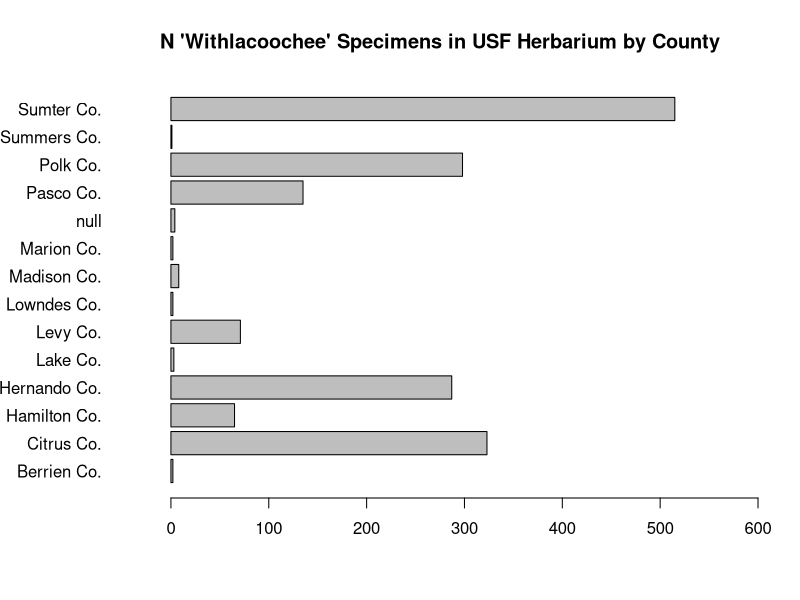
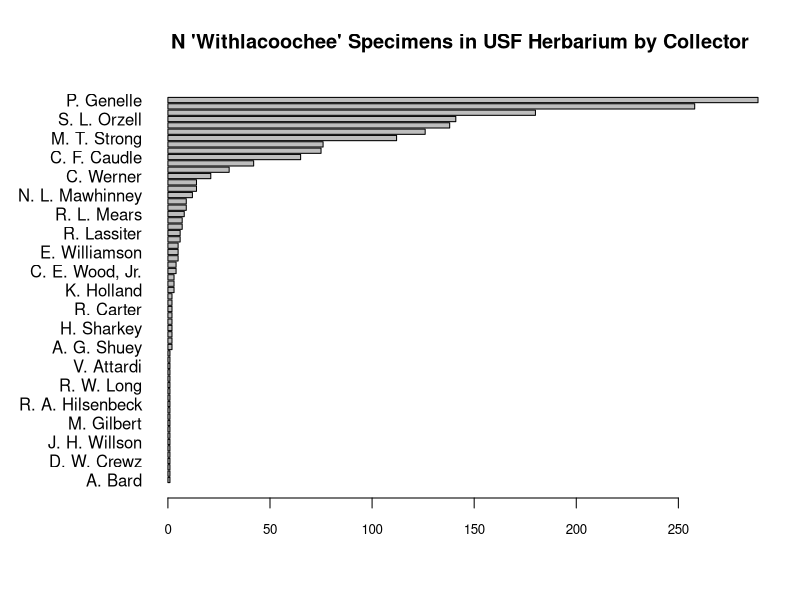
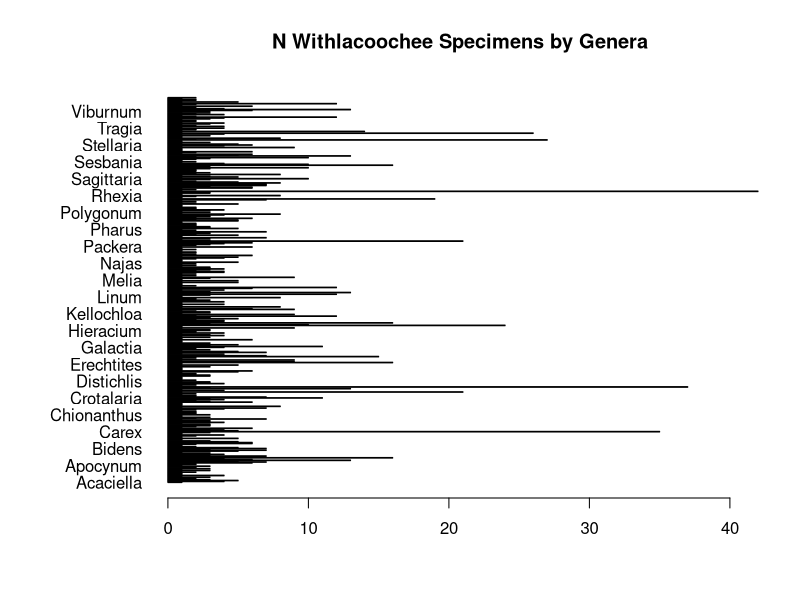
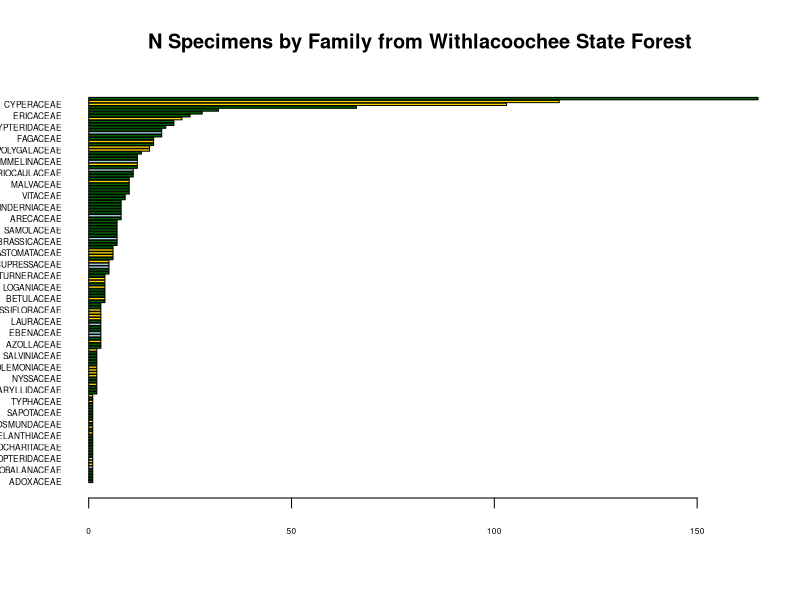
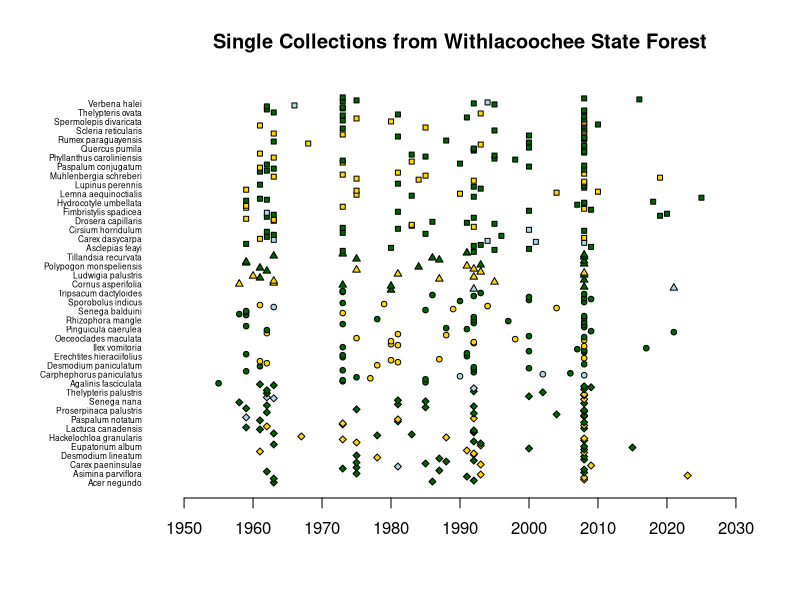
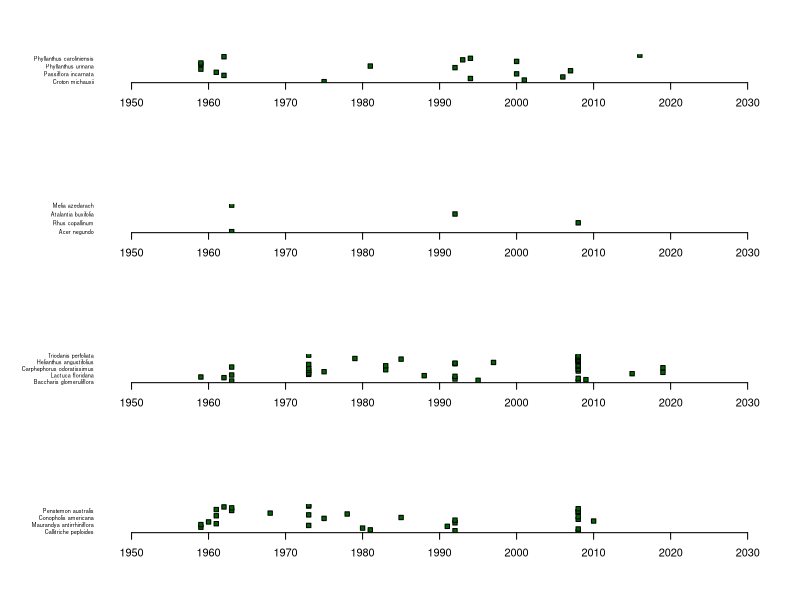
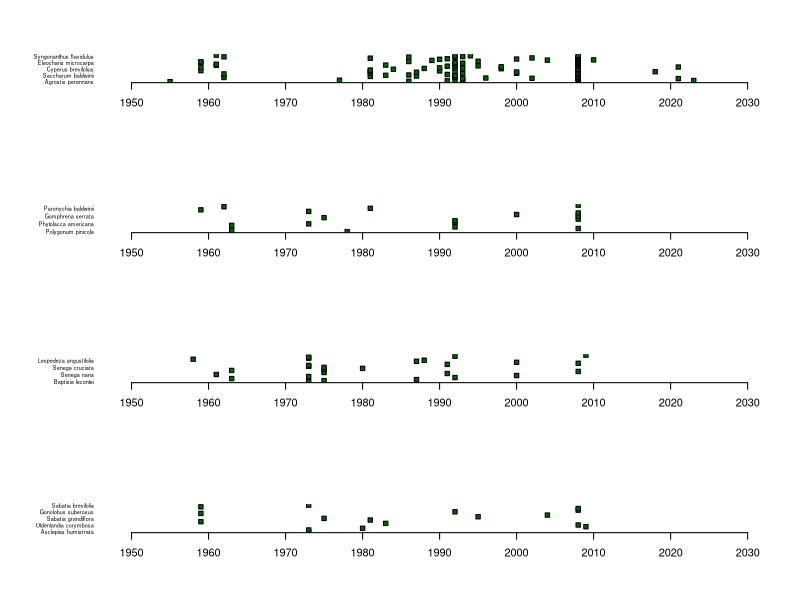
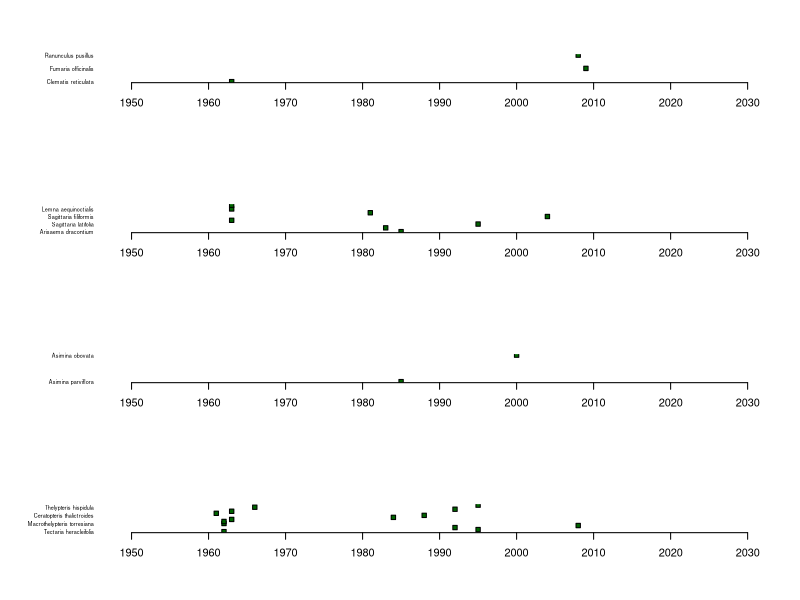

Source code (R) for these figures, in order:
###ARCHIVED CODE###

#Withlacoochee Data Exploration

WTL_sp <- read.csv("WTL_specimens.csv", header = TRUE)

par(mar = c(5, 6, 4, 2) + 0.1)

barplot(table(WTL_sp$county), horiz = TRUE, las = 1, xlim = c(-50,600))

title(main = "N 'Withlacoochee' Specimens in USF Herbarium by County")

par(mar = c(5, 4, 4, 2) + 0.1)

collector = table(WTL_sp$collector_Text)

par(mar = c(5, 8, 4, 2) + 0.1)

barplot(collector[order(collector)], horiz = TRUE, las = 1, main = "N 'Withlacoochee' Specimens in USF Herbarium by Collector", cex.axis = 0.8)

par(mar = c(5, 8, 4, 2) + 0.1)

barplot(table(WTL_sp$genus), horiz = TRUE, las = 1, main = "N Withlacoochee Specimens by Genera")

par(mar = c(5, 4, 4, 2) + 0.1)

#Okay, time for some more serious aggregation work. Need Family, Genus, Species, Collector, and Collection Date.

WTL_sp <- read.csv("WTL_specimens.csv", header = TRUE) #Reading "Withlacoochee" as Location
WSF_sp = read.csv("WSF_specimens.csv", header = TRUE) #Reading "Withlacoochee State Forest as Location"

comb_sp = rbind(WTL_sp, WSF_sp)

doubles_check = table(comb_sp$barcode)

cut_list = doubles_check[doubles_check > 1]

for(i in 1:length(cut_list)){
  cut = grep(names(cut_list[i]), comb_sp$barcode)
  #print(paste0("Cutting duplicate specimen ", names(cut_list[i])))
  comb_sp = comb_sp[-c(cut[1], cut[2]),]
  pull = WTL_sp[WTL_sp$barcode == as.numeric(names(cut_list[i])),]
  #print(paste0("Replacing with single instance of ",WTL_sp$genus[WTL_sp$barcode == as.numeric(names(cut_list[i]))], " ", WTL_sp$species[WTL_sp$barcode == as.numeric(names(cut_list[i]))]))
  comb_sp = rbind(comb_sp, pull)
}

#This section pulls info for use later...but what for? ###FLAGGED

WTL_taxa = data.frame(comb_sp$family, comb_sp$genus, comb_sp$species)

WTL_dates = comb_sp$Collection.Date

coll_dates = as.Date(comb_sp$Collection.Date, format = "%m/%d/%Y")
coll_yr = as.Date(coll_dates, format = "%Y")

#We've extracted collection years, going to go back and backfill some of the shitty data.
#Should probably do this after we've got an official export from the database.

genus = WTL_taxa$comb_sp.genus
specs = WTL_taxa$comb_sp.species
epithet = vector("character", length(genus))

for(i in 1:length(epithet)){
  epithet[i] = paste0(genus[i]," ",specs[i])
}

year = format(coll_dates, '%Y')
month = format(coll_dates, '%m')

WTL_data = data.frame(WTL_taxa, epithet, coll_dates, year, month, WTL_sp$LatDecL, WTL_sp$LongDecL, WTL_sp$county, row.names = WTL_sp$barcode)

#Let's winnow data by counties

WTL_data = WTL_data[WTL_data$WTL_sp.county == "Pasco Co." |
                      WTL_data$WTL_sp.county == "Hernando Co." |
                      WTL_data$WTL_sp.county == "Sumter Co." |
                      WTL_data$WTL_sp.county == "Citrus Co.", ]

#Okay now we have new cleaner dataframe with better tracking of names, families, dates, and locations.

#Wonder if we can use families to assign some other broader categories. Going to write file and do this manually. <--- Don't be stupid, get it from the atlas.

family_classes = read.csv("Families_index.csv", header = TRUE) #This list has families capitalized, need all caps.

# Source - https://stackoverflow.com/a/16516747
# Posted by juba
# Retrieved 2026-02-08, License - CC BY-SA 3.0

#data.frame(lapply(df, function(v) {
#  if (is.character(v)) return(toupper(v))
#  else return(v)
#}))

WTL_FAMILY = data.frame(sapply(WTL_data$comb_sp.family, function(x){
  if(is.character(x)) return(toupper(x))
  else return(x)
}))

WTL_data$comb_sp.family = WTL_FAMILY #Replace existing family names with caps

colnames(WTL_data[,1]) = "comb_sp.family" #Replace with old name.

Order = vector("character", nrow(WTL_data))
Class = vector("character", nrow(WTL_data))

for(i in 1:length(Order)){
  grab = WTL_data$comb_sp.family[i]
  Order[i] = family_classes$Order[family_classes$Name == grab]
  Class[i] = family_classes$Group.Name[family_classes$Name == grab]
}

WTL_data = cbind(WTL_data, Order, Class)

WTL_orders = unique(WTL_data$Order)
WTL_groups = unique(WTL_data$Class)

groupColors = vector("character", nrow(WTL_data))
groupPalette = c("darkgreen", "gold", "lightblue", "orange")

orderColors = vector("character", nrow(WTL_data))

for(i in 1:length(WTL_groups)){
  groupColors[WTL_data$Class == WTL_groups[i]] = groupPalette[i]
}

#Edit out counties we don't need

#Let's start with collections by family.

familyColors = colorRampPalette(c("darkgreen","gold"))
familyColors = colorRampPalette(c("red", "orange", "yellow", "green", "blue", "purple", "violet"))

family_count = table(WTL_data$comb_sp.family)
barplot(family_count[order(family_count)], 
        horiz = TRUE, 
        las = 1, 
        cex.axis = 0.5, 
        cex = 0.5, 
        width = 25, 
        main = "N Specimens by Family from Withlacoochee State Forest", 
        col = groupColors[order(family_count)])



#Okay what I see here is that we've got some REALLY abundant stuff and a lot of not-so-abundant stuff, typical of biodviersity, no?
#Let's look into what's only been collected once and things collected twice.

species_count = table(WTL_data$epithet)
singletons = species_count[species_count == 1]

single_names = names(singletons)

WTL_singletons = as.data.frame(matrix(nrow = length(single_names), ncol = ncol(WTL_data)))
WTL_srownames = vector("numeric", nrow(WTL_singletons))


for(i in 1:length(single_names)){
  WTL_singletons[i, ] = WTL_data[WTL_data$epithet == single_names[i], ]
  WTL_srownames[i] = row.names(WTL_data[WTL_data$epithet == single_names[i], ])
}

colnames(WTL_singletons) = colnames(WTL_data)
row.names(WTL_singletons) = WTL_srownames

#Create pch differences based on counties.

county_list = unique(WTL_data$WTL_sp.county)
county_symb = vector("numeric", nrow(WTL_singletons))

for(i in 1:length(county_list)){
  county_symb[WTL_singletons$WTL_sp.county == county_list[i]] = i+20
}

set_order = order(WTL_singletons$WTL_sp.county)

WTL_singletons = WTL_singletons[set_order,]

par(mar = c(5, 8, 4, 2) + 0.1)

plot(WTL_singletons$year[set_order], 
     1:length(WTL_singletons$year), 
     axes = FALSE, ann = FALSE, 
     xlim = c(1950,2030),
     pch = county_symb[set_order],
     bg = groupColors[set_order],
     cex = 0.75)

axis(1, at = seq(1950,2030,10))
axis(2, at = c(1:nrow(WTL_singletons)), labels = WTL_singletons$epithet, cex.axis = 0.5, las = 1, tick = FALSE)
title(main = "Single Collections from Withlacoochee State Forest")

par(mar = c(5, 4, 4, 2) + 0.1)

#Buildout for modifying the previous plot. Let's try separating by major groups.

par(mar = c(5, 8, 4, 2) + 0.1, mfrow = c(4,1))

for(i in 1:length(WTL_orders)){
  group_pull = WTL_singletons[WTL_singletons$Order == WTL_orders[i],]
  if(nrow(group_pull) == 0){
  } else {
    plot(group_pull$year,
         1:length(group_pull$year),
         xlim = c(1950,2030),
         axes = FALSE, ann = FALSE,
         pch = 22, 
         bg = "darkgreen")
    
    axis(1, at = seq(1950,2030,10))
    axis(2, at = c(1:nrow(group_pull)), labels = group_pull$epithet, cex.axis = 0.5, las = 1, tick = FALSE)
    
  }
  
}

par(mar = c(5, 4, 4, 2) + 0.1, mfrow = c(1,1))

#Let's subset it by counties and plot it.

par(mfrow = c(1,1))

for(i in 1:length(county_list)){
  par(mar = c(5, 8, 4, 2) + 0.1)
  
  sngbycnty = WTL_singletons[WTL_singletons$WTL_sp.county == county_list[i],]
  grp_col = groupColors[WTL_singletons$WTL_sp.county == county_list[i]]
  
  plot(sngbycnty$year, 
       1:length(sngbycnty$year), 
       axes = FALSE, ann = FALSE, 
       xlim = c(1950,2030),
       pch = 21,
       bg = grp_col,
       cex = 0.75)
  
  axis(1, at = seq(1950,2030,10))
  axis(2, at = c(1:nrow(sngbycnty)), labels = sngbycnty$epithet, cex.axis = 0.5, las = 1, tick = FALSE)
  title(main = paste0("Single Collections from Withlacoochee State Forest: ", county_list[i]))
}

par(mfrow = c(1,1))

#Another basic question - does the number of singletons follow the number of collections in general?

cnty_single = table(WTL_singletons$WTL_sp.county)
cnty_totals = table(WTL_data$WTL_sp.county)

cnty_cmb = rbind(cnty_single, cnty_totals)

barplot(cnty_cmb, horiz = TRUE, las = 1, beside = TRUE, main = "Total N Collected vs. Singletons at WTL")

#You bet your ass they do. Okay, let's break it out by class.

WTL_classes = unique(WTL_data$Class)

WTL_biclass = sapply(WTL_classes, function(x){
  table(WTL_data$WTL_sp.county[WTL_data$Class == x])
})

WTL_biclass = as.data.frame(WTL_biclass)

barplot(t(WTL_biclass), beside = TRUE, horiz = TRUE, las = 1, main = "N Collected by Class WTL", col = c("gold","darkorange","darkgreen","purple"))
legend(250, 5, WTL_classes, pt.bg = c("gold","darkorange","darkgreen","purple"), pch = c(rep(22, length(WTL_classes))))

#The more species there are, the more are collected. Similar shapes in the barplots point to a shared underlying pattern.

#Enumerating known diversity by date...

#Cleanup

WTL_wdates = WTL_data[is.na(WTL_data$coll_dates) == FALSE,]

WTL_wdates = WTL_wdates[order(WTL_wdates$coll_dates),]

date_track = vector("numeric", length = nrow(WTL_wdates))

date_lwd = c(1, 1, 1, 1)

for(i in 1:length(date_track)){
  
  date_track[i] = length(unique(WTL_wdates$epithet[1:i]))
  
}

plot(WTL_wdates$year, date_track, type = "l", lwd = 2, xlab = "Year", ylab = "N Species", main = "Withlacoochee USF Herbarium Specimens")

for(i in 1:length(county_list)){
  
  pull_length = length(WTL_wdates$year[WTL_wdates$WTL_sp.county == county_list[i]])
  cnty_pull = vector("numeric", pull_length)
  
  for(j in 1:pull_length){
    
    cnty_pull[j] = length(unique(WTL_wdates$epithet[1:j]))
    
  }
  
  lines(WTL_wdates$year[WTL_wdates$WTL_sp.county == county_list[i]], cnty_pull, lty = i, lwd = date_lwd[i])
  
}

legend(1960, 650, c("All", county_list), lty = c(1, 1, 2, 3, 4), lwd = c(2, 1, 1, 1, 1))

#Let's try some basic rarefaction

sample_size = nrow(WTL_data)

#rare_track = vector("numeric", sample_size)
rare_track = matrix(nrow = sample_size, ncol = length(county_list)+1)

plot(0,0, xlim = c(0, 500), ylim = c(0, 300))

for(j in 1:length(county_list)){
  
  for(i in 1:sample_size){
    
    if(j == 1){

      pull = sample(WTL_data$epithet, i, replace = TRUE)
      rare_track[i,j] = as.numeric(length(unique(pull)))
      
    } else {
      
      pull = sample(WTL_data$epithet[WTL_data$WTL_sp.county == county_list[j -1]], i, replace = TRUE)
      rare_track[i,j] = as.numeric(length(unique(pull)))
      
    }
    
  }
  
  if(j == 1){
   
    points(rare_track[,j], pch = 21, bg = j)
     
  }else{
    known_points = c(rep(j, length(unique(WTL_data$epithet[WTL_data$WTL_sp.county == county_list[j - 1]]))), 
                     rep(NA, sample_size - length(unique(WTL_data$epithet[WTL_data$WTL_sp.county == county_list[j - 1]]))))

    points(rare_track[,j], pch = 21, bg = known_points, col = c(rep(1, length(unique(WTL_data$epithet[WTL_data$WTL_sp.county == county_list[j - 1]]))), 
                                                                rep(NA, sample_size - length(unique(WTL_data$epithet[WTL_data$WTL_sp.county == county_list[j - 1]])))))
  }
  
}

#Okay let's think about these as proportions of known diversity

pr_known = rare_track[,2:ncol(rare_track)]/max(rare_track[,1])

plot(0,0, xlim = c(0, 400), ylim = c(0, 0.6))

for(i in 1:length(county_list)){
  
  known_points = c(rep(i+1, length(unique(WTL_data$epithet[WTL_data$WTL_sp.county == county_list[i]]))), 
                   rep(NA, sample_size - length(unique(WTL_data$epithet[WTL_data$WTL_sp.county == county_list[i]]))))
  
  points(pr_known[,i], pch = 21, bg = known_points, col = c(rep(1, length(unique(WTL_data$epithet[WTL_data$WTL_sp.county == county_list[i]]))), 
                                                                                rep(NA, sample_size - length(unique(WTL_data$epithet[WTL_data$WTL_sp.county == county_list[i]])))))
  
}

legend(0, 0.575, county_list[1:4], pch = 21, pt.bg = c(2,3,4,5))

#Think the message here is that you need to compare WTL with county-level data and we need to build this from the ground up in a new document/project.
